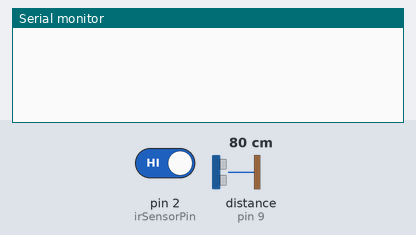
Bench run of a sketch on a simulated Arduino Uno, built with avr-gcc and run on an emulated ATmega328P. Shown: the last lines printed to the serial monitor. Inputs (shaded band) come from the test bench; at power-on: pin 2 (irSensorPin) HIGH, distance to the obstacle (sensor on pin 9) 80 cm. The echo pulse lasts 58.3 µs per cm.

Above: at 1.2 s.
1.3 s: pin 2 (irSensorPin) driven LOW
At 2.3 s:
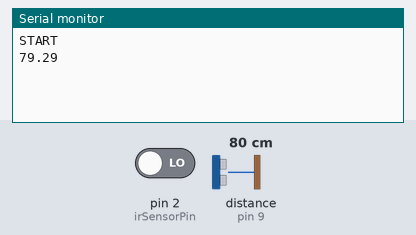
3.3 s: distance to the obstacle (sensor on pin 9) set to 2 cm
At 3.9 s:
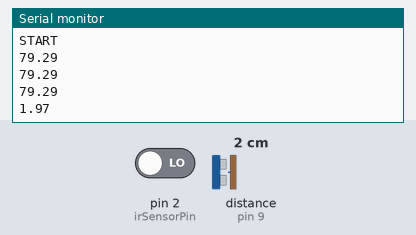
4.8 s: distance to the obstacle (sensor on pin 9) set to 4 cm
At 5.6 s:
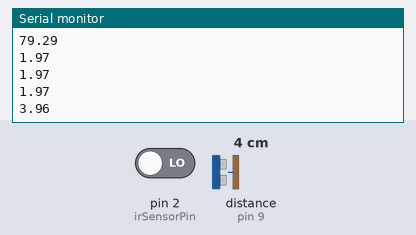
Timing chart, 0 to 7.8 s (numbered marks = the images above; inputs shaded):
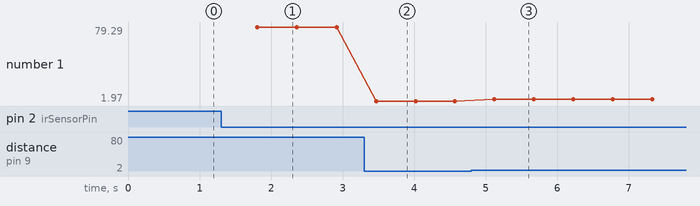

Measured:
- after the input at 1.3 s, the serial monitor: prints a new line at once (image 1)
- after the input at 3.3 s, the serial monitor: prints a new line after 0.17 s (image 2)
- after the input at 4.8 s, the serial monitor: prints a new line after 0.32 s (image 3)
- plotted number 1: 79.29 → 1.97 after the input at 3.3 s, 1.97 → 3.96 after the input at 4.8 s

The sketch:

ZadaniePoit.ino
```cpp
const int irSensorPin = 2;
const int trigPin = 8;
const int echoPin = 9;

bool measuring = false;
bool prevIrState = HIGH;

void setup() {
  Serial.begin(9600);
  pinMode(irSensorPin, INPUT);
  pinMode(trigPin, OUTPUT);
  pinMode(echoPin, INPUT);
}

void loop() {
  int irState = digitalRead(irSensorPin);

  // Detekcia prechodu z HIGH -> LOW (mávnutie)
  if (prevIrState == HIGH && irState == LOW) {
    measuring = !measuring; // prepneme stav
    if (measuring) {
      Serial.println("START");
    } else {
      Serial.println("STOP");
    }
    delay(500); // debounce (zabráni viacerým prepnutiam pri jednom mávnutí)
  }

  prevIrState = irState;

  if (measuring) {
    long duration;
    float distance;

    digitalWrite(trigPin, LOW);
    delayMicroseconds(2);
    digitalWrite(trigPin, HIGH);
    delayMicroseconds(10);
    digitalWrite(trigPin, LOW);

    duration = pulseIn(echoPin, HIGH);
    distance = duration * 0.034 / 2;

    Serial.println(distance);
    delay(500); // meranie každých 0.5 sekundy
  }

  delay(50); // bežné čítanie IR senzora
}
```
